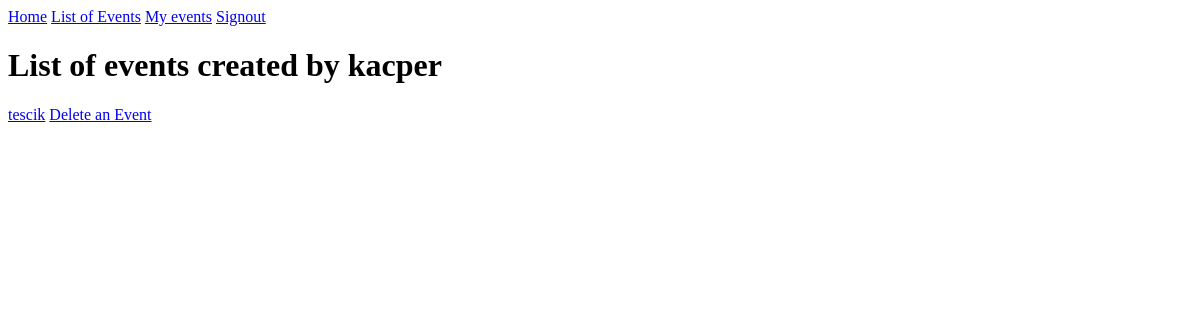
The page /mylist/ (signed in) on the database as committed earlier.
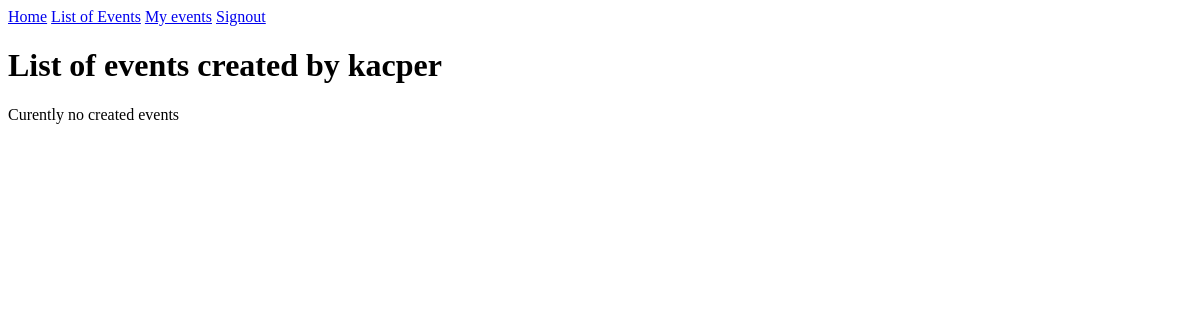
The same page on the database as committed later.
### main/models.py (models this page shows, shortened)
class Events(models.Model):
    user = models.ForeignKey(
        User,
        on_delete=models.CASCADE,
        related_name="event",
        null=True)
    name = models.CharField(
        max_length=200
        )
    date = models.DateField(
        default = timezone.now
        )
    description = models.CharField(
        max_length = 2000)
    country = models.CharField(
        max_length = 25
        )
    city = models.CharField(
        max_length = 75
        )

### main/views.py (the view)
# urls.py: path("mylist/",views.mylist,name="mylist"),
def mylist(request):
    if request.user.is_authenticated:
        username = request.user.username
        items = Events.objects.filter(user__username = username)
        return render(request,'main/mylist.html',{'items':items})
    else:
        return HttpResponseRedirect("/info/")

### main/templates/main/mylist.html (shortened to what this page needs)
{% extends 'main/base.html' %}
{% block content %}
    <h1>List of events created by {{user.get_username}} </h1>
    {% if items %}
        {% for i in items %}
            <p><a href="/{{ i.id }}">{{ i.name }}</a> <a href="/deleteEvent/{{ i.id }}">Delete an Event</a></p>
        {% endfor %}
    {% else %}
        <p>Curently no created events</p>
    {% endif %}
{% endblock %}

Rows that differ between the two databases and show on the page:
removed Events: name "tescik"
Other text that changed with them:
text now shown: "Curently no created events"
